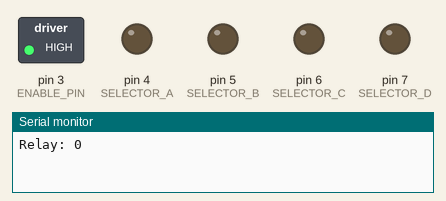
A sketch run on a simulated Arduino Uno, built with avr-gcc and run on an emulated ATmega328P. On the bench: switched loads named in the sketch (green lamp = pin HIGH), output pins drawn as LEDs (lit = HIGH), the last lines printed to the serial monitor.

Above: at 0.1 s.
At 2.1 s:
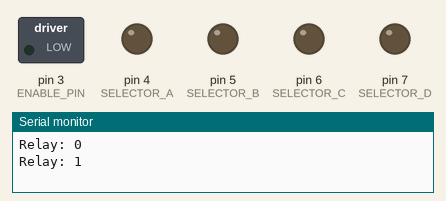
At 8.1 s:
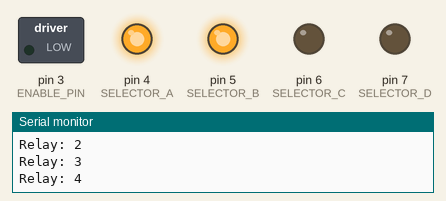
At 18.1 s:
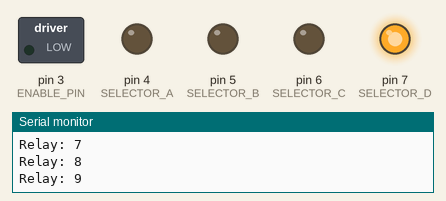
At 28.1 s:
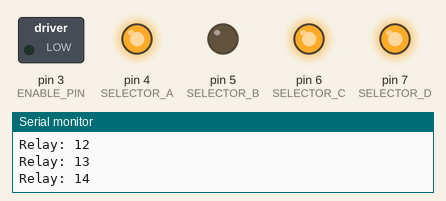
At 38.1 s:
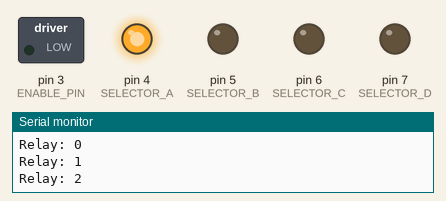
Timing chart, 0 to 39.6 s (numbered marks = the images above):
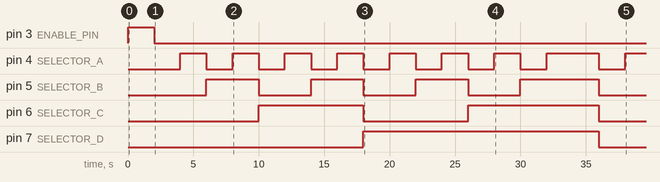

Measured:
- by itself, pin 3 (ENABLE_PIN): HIGH → LOW at 2.0 s
- by itself, pin 4 (SELECTOR_A): goes 7 × (HIGH 2.0 s, LOW 2.0 s), HIGH 4.0 s, LOW 2.0 s, then HIGH
- by itself, pin 5 (SELECTOR_B): goes 3 × (HIGH 4.0 s, LOW 4.0 s), HIGH 6.0 s, then LOW
- by itself, pin 6 (SELECTOR_C): LOW → HIGH at 10.0 s, → LOW 8.0 s later, → HIGH 8.0 s later, → LOW 10.0 s later
- by itself, pin 7 (SELECTOR_D): LOW → HIGH at 18.0 s, → LOW 18.0 s later

The sketch:

esp32_led_test.ino
```cpp
/*--------For ESP32----------*/
//the relays connect to
// #define ENABLE_PIN 5
// #define SELECTOR_A 2
// #define SELECTOR_B 4
// #define SELECTOR_C 21
// #define SELECTOR_D 19

/*------For Arduino UNO------*/
int ENABLE_PIN = 3;
int SELECTOR_A = 4;
int SELECTOR_B = 5;
int SELECTOR_C = 6;
int SELECTOR_D = 7;

int mag_num = 0;

void relay_SetStatus(unsigned char status_1, unsigned char status_2, unsigned char status_3, unsigned char status_4, unsigned char status_5) {
  digitalWrite(ENABLE_PIN, status_1);
  digitalWrite(SELECTOR_D, status_2);
  digitalWrite(SELECTOR_C, status_3);
  digitalWrite(SELECTOR_B, status_4);
  digitalWrite(SELECTOR_A, status_5);
}

void relay_init(void) {  //initialize the relay and set as OUTPUT
  pinMode(ENABLE_PIN, OUTPUT);
  pinMode(SELECTOR_D, OUTPUT);
  pinMode(SELECTOR_C, OUTPUT);
  pinMode(SELECTOR_B, OUTPUT);
  pinMode(SELECTOR_A, OUTPUT);
  digitalWrite(ENABLE_PIN, HIGH);

  relay_SetStatus(1, 0, 0, 0, 0);  //turn off all the relay
}

void motor_run(int mag_num) {  //Select which motor to run
  if (mag_num == 1)
    relay_SetStatus(0, 0, 0, 0, 0);  //turn on RELAY_1
  if (mag_num == 2)
    relay_SetStatus(0, 0, 0, 0, 1);  //turn on RELAY_2
  if (mag_num == 3)
    relay_SetStatus(0, 0, 0, 1, 0);  //turn on RELAY_3
  if (mag_num == 4)
    relay_SetStatus(0, 0, 0, 1, 1);  //turn on RELAY_4
  if (mag_num == 5)
    relay_SetStatus(0, 0, 1, 0, 0);  //turn on RELAY_5
  if (mag_num == 6)
    relay_SetStatus(0, 0, 1, 0, 1);  //turn on RELAY_6
  if (mag_num == 7)
    relay_SetStatus(0, 0, 1, 1, 0);  //turn on RELAY_7
  if (mag_num == 8)
    relay_SetStatus(0, 0, 1, 1, 1);  //turn on RELAY_8
  if (mag_num == 9)
    relay_SetStatus(0, 1, 0, 0, 0);  //turn on RELAY_9
  if (mag_num == 10)
    relay_SetStatus(0, 1, 0, 0, 1);  //turn on RELAY_10
  if (mag_num == 11)
    relay_SetStatus(0, 1, 0, 1, 0);  //turn on RELAY_11
  if (mag_num == 12)
    relay_SetStatus(0, 1, 0, 1, 1);  //turn on RELAY_12
  if (mag_num == 13)
    relay_SetStatus(0, 1, 1, 0, 0);  //turn on RELAY_13
  if (mag_num == 14)
    relay_SetStatus(0, 1, 1, 0, 1);  //turn on RELAY_14
  if (mag_num == 15)
    relay_SetStatus(0, 1, 1, 1, 0);  //turn on RELAY_15
  if (mag_num == 16)
    relay_SetStatus(0, 1, 1, 1, 1);  //turn on RELAY_16
}

void setup() {
  Serial.begin(9600);
  relay_init();
}

void loop() {
  if (mag_num<=16) {
    motor_run(mag_num);
    Serial.print("Relay: ");
    Serial.println(mag_num);
    mag_num++;
    delay(2000);
  }
  else{
    mag_num = 0;
  }
}
```
